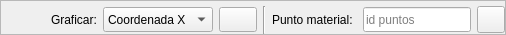
           <widget class="QFrame" name="frame_5">
            <property name="maximumSize">
             <size>
              <width>16777215</width>
              <height>35</height>
             </size>
            </property>
            <property name="frameShape">
             <enum>QFrame::StyledPanel</enum>
            </property>
            <property name="frameShadow">
             <enum>QFrame::Raised</enum>
            </property>
            <layout class="QHBoxLayout" name="horizontalLayout_3">
             <property name="leftMargin">
              <number>10</number>
             </property>
             <property name="topMargin">
              <number>5</number>
             </property>
             <property name="rightMargin">
              <number>0</number>
             </property>
             <property name="bottomMargin">
              <number>0</number>
             </property>
             <item>
              <spacer name="horizontalSpacer_2">
               <property name="orientation">
                <enum>Qt::Horizontal</enum>
               </property>
               <property name="sizeHint" stdset="0">
                <size>
                 <width>40</width>
                 <height>20</height>
                </size>
               </property>
              </spacer>
             </item>
             <item>
              <widget class="QLabel" name="label_text_char1">
               <property name="minimumSize">
                <size>
                 <width>0</width>
                 <height>0</height>
                </size>
               </property>
               <property name="text">
                <string>Graficar:</string>
               </property>
               <property name="QLabelStyle" stdset="0">
                <number>3</number>
               </property>
              </widget>
             </item>
             <item>
              <widget class="QComboBox" name="comboBox_chartTypeResult">
               <property name="minimumSize">
                <size>
                 <width>0</width>
                 <height>25</height>
                </size>
               </property>
               <property name="focusPolicy">
                <enum>Qt::WheelFocus</enum>
               </property>
               <property name="QComboBoxStyle" stdset="0">
                <number>1</number>
               </property>
               <item>
                <property name="text">
                 <string>Coordenada X</string>
                </property>
               </item>
               <item>
                <property name="text">
                 <string>Coordenada Y</string>
                </property>
               </item>
               <item>
                <property name="text">
                 <string>sigxx</string>
                </property>
               </item>
               <item>
                <property name="text">
                 <string>sigyy</string>
                </property>
               </item>
               <item>
                <property name="text">
                 <string>sigxy</string>
                </property>
               </item>
               <item>
                <property name="text">
                 <string>epsxx</string>
                </property>
               </item>
               <item>
                <property name="text">
                 <string>epsyy</string>
                </property>
               </item>
               <item>
                <property name="text">
                 <string>epsxy</string>
                </property>
               </item>
              </widget>
             </item>
             <item>
              <widget class="QToolButton" name="toolButton_chartTypeStyle">
               <property name="minimumSize">
                <size>
                 <width>35</width>
                 <height>25</height>
                </size>
               </property>
               <property name="text">
                <string/>
               </property>
               <property name="icon">
                <iconset>
                 <normaloff>../recursos/iconos/icono_result/graphics.svg</normaloff>../recursos/iconos/icono_result/graphics.svg</iconset>
               </property>
               <property name="iconSize">
                <size>
                 <width>30</width>
                 <height>15</height>
                </size>
               </property>
               <property name="QToolButtonStyle" stdset="0">
                <number>0</number>
               </property>
              </widget>
             </item>
             <item>
              <widget class="Line" name="line">
               <property name="orientation">
                <enum>Qt::Vertical</enum>
               </property>
              </widget>
             </item>
             <item>
              <widget class="QLabel" name="label_text_chart2">
               <property name="minimumSize">
                <size>
                 <width>85</width>
                 <height>0</height>
                </size>
               </property>
               <property name="maximumSize">
                <size>
                 <width>85</width>
                 <height>16777215</height>
                </size>
               </property>
               <property name="text">
                <string>Punto material:</string>
               </property>
               <property name="QLabelStyle" stdset="0">
                <number>3</number>
               </property>
              </widget>
             </item>
             <item>
              <widget class="QLineEdit" name="lineEdit_chartPointName">
               <property name="minimumSize">
                <size>
                 <width>0</width>
                 <height>25</height>
                </size>
               </property>
               <property name="maximumSize">
                <size>
                 <width>200</width>
                 <height>16777215</height>
                </size>
               </property>
               <property name="toolTip">
                <string>&lt;html&gt;&lt;head/&gt;&lt;body&gt;&lt;p&gt;&lt;span style=&quot; font-size:10pt; font-style:italic;&quot;&gt;Puede buscar por id como 1 o 2 o 3 etc. O por conjuntos separados por coma, por ejemplo 1,2,3…&lt;/span&gt;&lt;/p&gt;&lt;/body&gt;&lt;/html&gt;</string>
               </property>
               <property name="text">
                <string/>
               </property>
               <property name="placeholderText">
                <string>id puntos</string>
               </property>
               <property name="QLineEditStyle" stdset="0">
                <number>1</number>
               </property>
              </widget>
             </item>
             <item>
              <widget class="QToolButton" name="toolButton_chartAddPoint">
               <property name="text">
                <string/>
               </property>
               <property name="icon">
                <iconset>
                 <normaloff>../recursos/iconos/icono_result/add.svg</normaloff>../recursos/iconos/icono_result/add.svg</iconset>
               </property>
               <property name="iconSize">
                <size>
                 <width>20</width>
                 <height>20</height>
                </size>
               </property>
               <property name="arrowType">
                <enum>Qt::NoArrow</enum>
               </property>
               <property name="QToolButtonStyle" stdset="0">
                <number>1</number>
               </property>
              </widget>
             </item>
            </layout>
           </widget>
